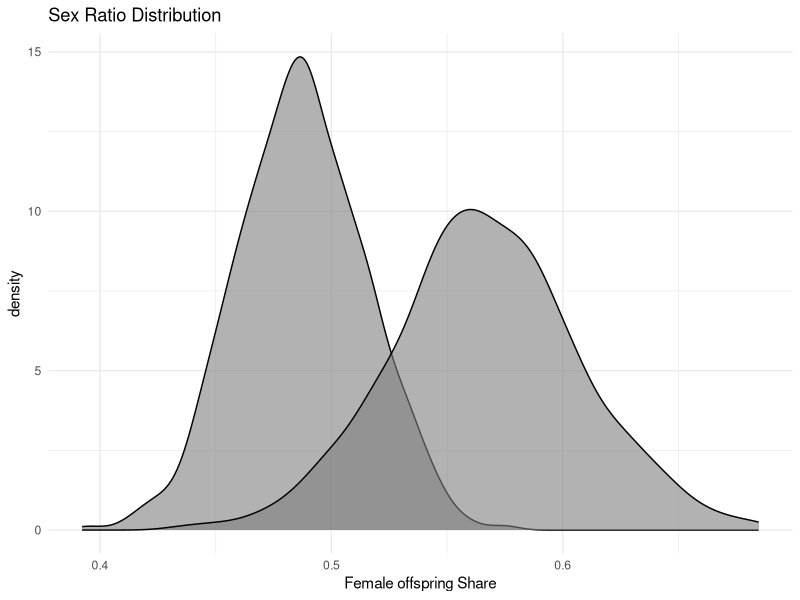

Reproduce this figure in R.
library(dplyr)
library(ggplot2)
# Creating Dataframes for steroid as well as controll group
names_vector <- c(
  'Larry Scott', 'Harold Poole', 'Earl Maynard', 'Chuck Sipes', 'Sergio Oliva',
  'Dave Draper', 'Arnold Schwarzenegger', 'Reg Lewis', 'Serge Nurbret', 'Frank Zane',
  'Franco Columbo', 'Lou Ferrigno', 'Robby Robinson', 'Ed Corney', 'Boyer Coe',
  'Ken Waller', 'Dennis Tinerino', 'Roy Callender', 'Kalman Szkalak', 'Danny Padilla',
  'Mike Menzer', 'Roger Walker', 'Chris Dickerson', 'Tom Platz', 'Jusop Wilkosz',
  'Casey Viator', 'Samir Bannout', 'Albert Beckles', 'Mohamed El Makkawy', 'Lee Haney',
  'Bertil Fox', 'Rich Gaspari', 'Mike Christian', 'Berry DeMey', 'Peter Hensel',
  'Lee Lebrada', 'Gary Strydom', 'Mike Quinn', 'Vince Taylor', 'Mohammed Benaziza',
  'Shawn Ray', 'Francis Benfatto', 'Dorian Yates', 'Sonny Schmidt', 'Kevin Levrone',
  'Flex Wheeler', 'Paul Dillett', 'Nasser El Sonbaty', 'Chris Cormier', 'Ronnie Coleman',
  'Lee Priest', 'Jay Cutler', 'Orville Burke', 'Günter Schlierkamp', 'Dexter Jackson',
  'Dennis James', 'Gustavo Badell', 'Markus Rühl', 'Victor Martinez', 'Melvin Anthony',
  'Dennis Wolf', 'Phil Heath', 'Toney Freeman', 'Branch Warren', 'Kai Greene',
  'Ronny Rockel', 'Shawn Rhoden', 'Mamdouh Elssbiay', 'William Bonac', 'Roelly Winklaar',
  'Brandon Curry', 'Steve Kuclo', 'Hadi Choopan', 'Hunter Labrada', 'Nicholas Walker',
  'Derek Lunsford', 'Samson Dauda', 'Flex Lewis', 'Sylvester Stallone', 'Dwayne johnson',
  'Jose Canseco', 'Mark McGwire', 'Barry Bonds', 'Alex Rodriguez', 'Ryan Braun',
  'Hulk Hogan', 'bill romanowski', 'Justin Gatlin', 'Dwain Chambers', 'Chris Benoit',
  'ken caminiti', 'Rafael Palmeiro', 'Brian Bosworth', 'Alistair Overeem', 'Vitor Belfort',
  'derson Silva', 'Brock Lesnar', 'Frank Mir', 'Royce Gracie', 'Stephan Bonnar',
  'Josh Barnett', 'eddie guerrero', 'Rich Piana', 'Dave Palumbo'
)

daughters <- c(
  1, NA, NA, 3, 1, NA, 2, NA, 1, 0, 1, 1, NA, NA, NA, NA, NA, NA, NA, NA, 
  NA, NA, NA, NA, NA, NA, 1, NA, NA, 2, 0, 0, NA, 1, NA, NA, 0, NA, NA, 0,
  2, NA, 1, NA, 0, 1, 0, 0, NA, 6, 1, 1, NA, NA, 1, 0, 2, 1, 4, NA, 0, 0,
  NA, 1, NA, 1, 1, 0, 1, 2, 1, NA, 1, 0, 0, 0, 0, 1, 3, 3, 1, 0, 2, 2, 1,
  1, 1, 0, 1, 1, 3, 0, 1, 3, 3, 2, 1, 1, 2, 0, 2, 2, 2, 3
)

sons <- c(
  4, NA, NA, 0, 2, NA, 3, NA, 2, 1, 0, 2, NA, NA, NA, NA, NA, NA, NA, NA, 
  NA, NA, NA, NA, NA, NA, 2, NA, NA, 1, 1, 0, NA, 0, NA, 2, 0, NA, NA, 0,
  0, NA, 1, NA, 1, 1, 0, 0, NA, 2, 0, 2, NA, NA, 0, 0, 2, 0, 2, NA, 0, 0,
  NA, 0, NA, 0, 0, 0, 2, 1, 3, NA, 1, 0, 0, 0, 0, 0, 2, 0, 0, 3, 1, 0, 2,
  1, 1, 2, 1, 2, 0, 2, 2, 0, 0, 3, 1, 2, 2, 1, 0, 0, 0, 1
)
roids_sex_ratio_df <- data.frame(names = names_vector, daughters = daughters, sons = sons)
roids_sex_ratio_df <- na.omit(roids_sex_ratio_df)
roids_sex_ratio_df_1 <- roids_sex_ratio_df[-1]



celebrities <- c("Brad Pitt", "David Beckham", "Will Smith", "Tom Cruise", 
                                "Johnny Depp", "Matt Damon", "Ben Affleck", "Hugh Jackman", 
                                "Robert Downey Jr.", "Chris Hemsworth", "Eddie Murphy", 
                                "Mel Gibson", "Jim Carrey", "Bruce Willis", "Clint Eastwood", 
                                "Daniel Craig", "George Clooney", "Jason Momoa", "Ryan Reynolds", 
                                "Justin Timberlake", "Ethan Hawke", "Jude Law", "Matthew McConaughey", 
                                "Tom Hanks", "Mark Wahlberg", "Nicolas Cage", "Michael Douglas", 
                                "Denzel Washington", "Orlando Bloom", "Ryan Ω", "Russell Crowe", 
                                "Kevin Costner", "Jamie Foxx", "Sean Connery", "Liam Neeson", 
                                "Steve Martin", "Ben Stiller", "Colin Farrell", "Heath Ledger", 
                                "Chris Pratt", "Alec Baldwin", "Owen Wilson", "Javier Bardem", 
                                "Jeff Goldblum", "Vin Diesel", "Robert De Niro", "Christian Bale", 
                                "Harrison Ford", "Ashton Kutcher", "Michael Bublé", "Sean Penn", 
                                "Al Pacino", "Adam Sandler", "Jack Black", "Idris Elba", "Bono (U2)", 
                                "Elton John", "Paul McCartney", "Lenny Kravitz", "Seal", "John Legend", 
                                "Mick Jagger")





daughters_cel <- c(3, 1, 1, 1, 1, 3, 2, 1, 1, 1, 5, 3, 1, 5, 4, 1, 1, 1, 3, 0, 2, 3, 1, 1, 2, 0, 1, 2, 1, 2, 2, 3, 2, 0, 0, 1, 1, 0, 1, 1, 5, 1, 1, 0, 1, 3, 1, 2, 1, 1, 1, 2, 2, 0, 1, 2, 0, 2, 1, 1, 1, 4)



sons_cel  <- c(3, 3, 2, 2, 1, 1, 1, 1, 2, 2, 5, 6, 0, 0, 3, 1, 1, 1, 0, 2, 2, 2, 2, 3, 2, 2, 1, 2, 1, 0, 0, 4, 0, 1, 2, 0, 1, 2, 0, 1, 2, 2, 1, 2, 2, 3, 1, 2, 1, 2, 1, 1, 0, 2, 1, 2, 2, 3, 0, 3, 2, 3)


celebrity_df <- data.frame(celebrities, daughters_cel, sons_cel)
celebrity_df_1 <- celebrity_df[-1]




#Bootstrapping 1000 new df for each group
n_iter <- 1000
n_rows_celeb <- nrow(celebrity_df_1)
n_rows_roid <- nrow(roids_sex_ratio_df_1)
bootstrap_dfs_celeb <- vector("list", n_iter)
bootstrap_dfs_roid <- vector("list", n_iter)
for(i in 1:n_iter) {
  bootstrap_dfs_celeb[[i]] <- sample_n(celebrity_df_1, size = n_rows_celeb, replace = TRUE)
  bootstrap_dfs_roid[[i]] <- sample_n(roids_sex_ratio_df_1, size = n_rows_roid, replace = TRUE)
}
sexratio_celeb <- c()
sexratio_roid <- c()
for(i in 1:1000) {
  sexratio_celeb[i] <- sum(bootstrap_dfs_celeb[[i]]$daughters_cel) / (sum(bootstrap_dfs_celeb[[i]]$daughters_cel) + sum(bootstrap_dfs_celeb[[i]]$sons_cel))
  sexratio_roid[i] <- sum(bootstrap_dfs_roid[[i]]$daughters) / (sum(bootstrap_dfs_roid[[i]]$daughters) + sum(bootstrap_dfs_roid[[i]]$sons))
}


data <- data.frame(
  Value = c(sexratio_roid, sexratio_celeb),
  Group = factor(rep(c("Roids", "Celeb"), each=length(sexratio_roid))) 
)

# Plotting the distribution of the bootstrapped mean values
ggplot(data, aes(x=Value, fill=Group)) +
  geom_density(alpha=0.6) +
  labs(title="Sex Ratio Distribution", x="Female offspring Share", y="density") +
  scale_fill_manual(values=c("Anabolic Steroid used"="green", "No Anabolic Steroids used "="purple")) +
  theme_minimal()


# Probability of getting any son
sum(roids_sex_ratio_df$sons >= 1)/nrow(roids_sex_ratio_df)
sum(celebrity_df$sons_cel >= 1)/nrow(celebrity_df)

roids_min_1son <- sum(roids_sex_ratio_df$sons >= 1)
roids_no_son <- nrow(roids_sex_ratio_df) - roids_min_1son

celeb_min_1son <- sum(celebrity_df$sons_cel >= 1)
celeb_no_son <- nrow(celebrity_df) - celeb_min_1son

prop.test(c(roids_min_1son, celeb_min_1son),
          c(nrow(roids_sex_ratio_df), nrow(celebrity_df)),
          alternative = "less")

